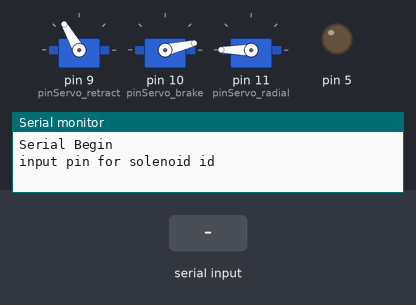
Bench run of a sketch on a simulated Arduino Uno, built with avr-gcc and run on an emulated ATmega328P. On the bench: 3 × servo, output pins drawn as LEDs (lit = HIGH), the last lines printed to the serial monitor. Dashed ring = blinking. The inputs (shaded band) are chosen by the test bench.

Above: at 1.7 s.
1.8 s: "5\n" received over Serial
3.3 s: "90,45\n" received over Serial
At 3.58 s:
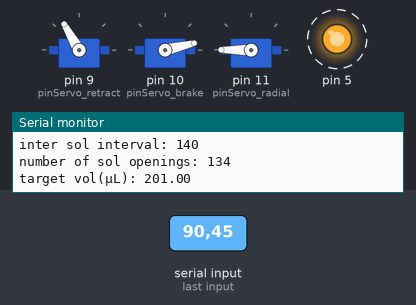
Timing chart, 0 to 12.3 s (numbered marks = the images above; inputs shaded):
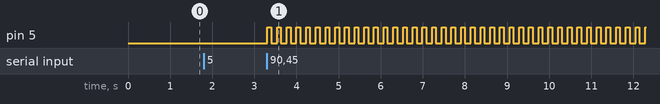

The sketch:

helper_calibratesolenoids.ino
```cpp
 // libraries
  #include <Servo.h>

 // parameters ************************************************************************************************
  static byte num_sol = 134; // 134 openings of 1.5µL should produce ~200µL of liquid
  static byte isi = 140;     // inter-sol-time (~140 to approximate mouse lick rate)

  static byte servo_radial_deg = 180; // multi-spout radial head position
  static byte servo_retract_retracted_deg = 120; // retractable spout position
  static byte servo_brake_engaged_deg = 13; // brake position

 // ***********************************************************************************************************

 // inputs
  static byte pinServo_retract = 9;
  static byte pinServo_brake = 10;
  static byte pinServo_radial = 11;


 // servos
  Servo servo_retract;
  Servo servo_brake;
  Servo servo_radial;

 // variables
  byte pinSol;    // pin for solenoid you wish to test (set once over serial upon startup)
  byte sol_duration_current;  // duration of solenoid openings (set repeatidly using serial after pinSol)
  volatile byte isi_current;

  byte serial_state = 0;
  boolean serial_toggle = 0;
  unsigned long baud = 115200;


void setup() {
  Serial.begin(baud); // start serial
  Serial.println("Serial Begin");
  Serial.println();

 // attach and move servos
   // retract
    servo_retract.attach(pinServo_retract);
    servo_retract.write(servo_retract_retracted_deg);
    delay(250);
    servo_retract.detach();

   // brake
    servo_brake.attach(pinServo_brake);
    servo_brake.write(servo_brake_engaged_deg);
    delay(250);
    servo_brake.detach();

   // radial
    servo_radial.attach(pinServo_radial);
    servo_radial.write(servo_radial_deg);
    delay(250);
    servo_radial.detach();

 // wait for spout id sent over serial before initiating script
  Serial.println("input pin for solenoid id");
  while (Serial.available() <= 0) {} // wait for serial input to start session
  pinSol = Serial.parseInt(); // read serial
  Serial.print("testing sol pin: ");Serial.println(pinSol);
  Serial.println();

  // put your setup code here, to run once:
  pinMode(pinSol, OUTPUT);
  pinMode(pinServo_retract, OUTPUT);
  pinMode(pinServo_brake, OUTPUT);
  pinMode(pinServo_radial, OUTPUT);


  Serial.println("enter new duration of sol openings or restart serial to test new sol...");
  Serial.println();

}

void loop() {

   if(Serial.available()){
    sol_duration_current = Serial.parseInt(); // read serial

   // wait for input to begin calibration sequence
    if(sol_duration_current > 0 && sol_duration_current < isi){
      Serial.println("calibration sequence initiated with following parameters...");

      Serial.print("sol pin: "); Serial.println(pinSol);
      Serial.print("duration of sol openings: "); Serial.println(sol_duration_current);
      Serial.print("inter sol interval: "); Serial.println(isi);
      Serial.print("number of sol openings: "); Serial.println(num_sol);
      Serial.print("target vol(µL): "); Serial.println(num_sol * 1.5);
      Serial.println("");

      for(uint8_t i=1; i<=num_sol; i++){
        digitalWrite(pinSol, HIGH);
        delay(sol_duration_current);
        digitalWrite(pinSol, LOW);
        delay(isi);
        }
        Serial.println("calibration sequence complete; enter new duration of sol openings or restart serial to test new sol...");
      }

      if(sol_duration_current >= isi){
        Serial.println("error in sol_duration_current input: value be less than isi");
      }

    }


}
```

Measured:
- after the input at 3.3 s, pin 5: alternates HIGH for 0.09 s and LOW for 0.14 s, starting at once
